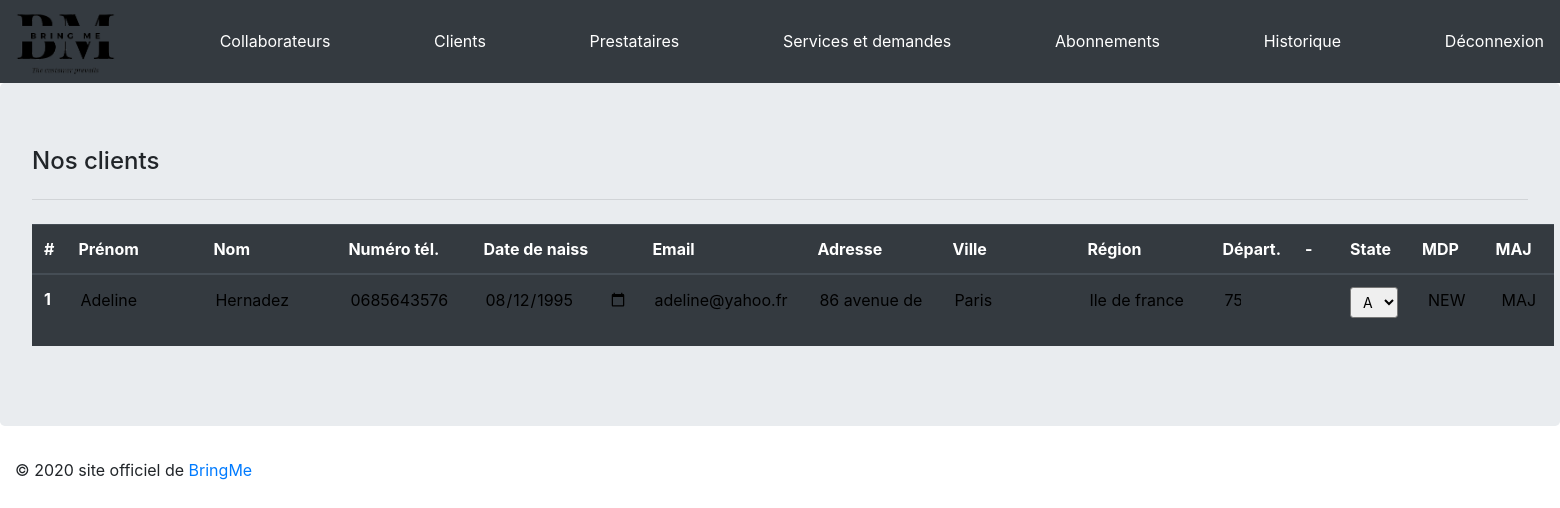
The page /back/user.php (signed in) on the database as committed earlier.
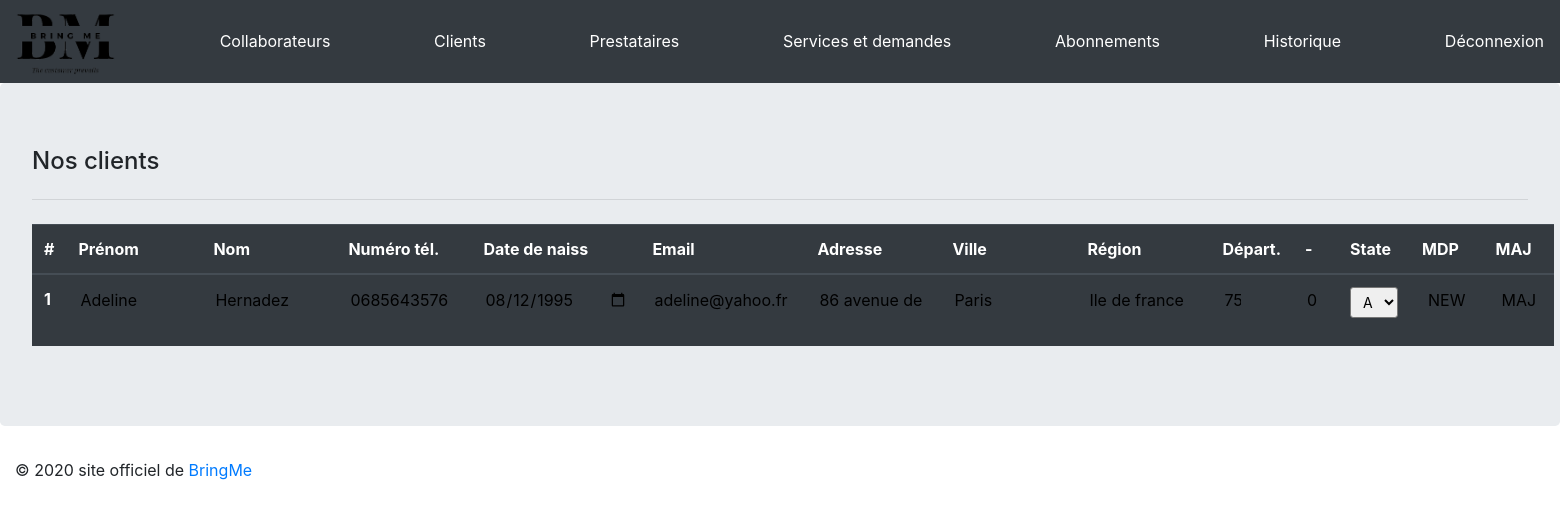
The same page on the database as committed later.
### tables this page shows
CREATE TABLE IF NOT EXISTS `USER` (
  `idUser` INT NOT NULL AUTO_INCREMENT,
  `userEmail` VARCHAR(50) NOT NULL,
  `userPassword` VARCHAR(255) NOT NULL,
  `userFirstName` VARCHAR(50) NOT NULL,
  `userLastName` VARCHAR(50) NOT NULL,
  `userBirth` DATE NOT NULL,
  `userAddress` VARCHAR(250) NOT NULL,
  `userCity` VARCHAR(45) NOT NULL,
  `userRegion` VARCHAR(45) NOT NULL,
  `userDepartement` VARCHAR(45) NOT NULL,
  `userPhone` VARCHAR(20) NOT NULL,
  `userPrivilege` INT NOT NULL,
  `userIp` VARCHAR(50) NOT NULL,
  `userAgent` VARCHAR(500) NOT NULL,
  `userAnnulation` INT NOT NULL DEFAULT 0,
  `state` TINYINT(1) NOT NULL DEFAULT 0,
  `idSubscription` INT NULL,
  `subStart` DATE NULL,
  `subEnd` DATE NULL,
  PRIMARY KEY (`idUser`),
  INDEX `fk_USER_SUBSCRIPTION1_idx` (`idSubscription` ASC) VISIBLE,
  CONSTRAINT `fk_USER_SUBSCRIPTION1`
    FOREIGN KEY (`idSubscription`)
    REFERENCES `SUBSCRIPTION` (`idSub`)
    ON DELETE NO ACTION
    ON UPDATE NO ACTION);

### back/user.php (the view, shortened to what this page needs)
<?php include('../include/config.php');
$query = $pdo->prepare('SELECT * FROM USER');
$query->execute();
$resultats = $query->fetchAll();
?>
<!DOCTYPE html>
<html>
<head>
  <link rel="stylesheet" href="../css/bootstrap.min.css">
  <link rel="stylesheet" href="../css/inscription.css">
</head>
<body>
 <?php include('../include/config.php');
 include('../css/linkCss.php');
 include('include/headerBack.php');
 ?>
<div class="jumbotron table-responsive-xl">
        <h4>Nos clients</h4>
        <hr class="my-4">
 <table class="table table-hover table-dark">
    <thead>
      <tr>
        <th scope="col">#</th>
        <th scope="col">Prénom</th>
        <th scope="col">Nom</th>
        <th scope="col">Numéro tél.</th>
        <th scope="col">Date de naiss</th>
        <th scope="col">Email</th>
        <th scope="col">Adresse</th>
        <th scope="col">Ville</th>
        <th scope="col">Région</th>
        <th scope="col">Départ.</th>
        <th scope="col">-</th>
        <th scope="col">State</th>
        <th scope="col">MDP</th>
         <th scope="col">MAJ</th>
      </tr>
    </thead>
  <?php
      foreach ($resultats as $user) { ?>
        <tbody>
          <tr>
            <form action="PHP/userMAJ.php" method="POST">
              <th scope="row"><?php echo $user['idUser']; ?></th>
                  <td>
                    <input type="text" class="input" name="firstName" value="<?php echo $user['userFirstName']; ?>">
                  </td>
                  <td>
                    <input type="text" class="input" name="lastName" value="<?php echo $user['userLastName']; ?>">
                  </td>
                  <td>
                    <input type="text" placeholder= "0123456789" class="input" name="phone" value="<?php echo $user['userPhone']; ?>">
                  </td>
                  <td>
                    <input type="date" class="inputDate" name="birth" value="<?php echo $user['userBirth']; ?>">
                  </td>
                  <td>
                    <input type="text" class="inputEmail" name="mail" value="<?php echo $user['userEmail']; ?>">
                  </td>
                  <td>
                    <input type="text" class="input" name="adresse" value="<?php echo $user['userAddress']; ?>">
                  </td>
                  <td>
                    <input type="text" class="input" name="city" value="<?php echo $user['userCity']; ?>">
                  </td>
                  <td>
                    <input type="text" class="input" name="region" value="<?php echo $user['userRegion']; ?>">
                  </td>
                  <td>
                    <input type="text" class="inputNbr" name="departement" value="<?php echo $user['userDepartement']; ?>">
                  </td>
                  <td>
                    <input type="text" class="inputNbr" name="annulation" value="<?php echo $user['userAnnulation']; ?>">
                  </td>
                  <td>
                    <div class="form-group">
                      <select class="form-control-sm" name="state">
                        <option <?php if ($user['state'] == 0){ echo 'selected'; }?>>A</option>
                      </select>
                    </div>
                  </td>
                  <td>
                    <input type="submit" name="pwd" class="option" value="NEW">
                 </td>
                  <td>
                    <input type="submit" name="updateUser" class="option"value="MAJ">
                  </td>
            </form>
          </tr>
        </tbody>
  <?php } ?>
</table>
</div>
  <?php include('../include/footer.php'); ?>
</body>
</html>

Rows that differ between the two databases and show on the page:
changed user "Adeline": annulation (not shown) → "0"
